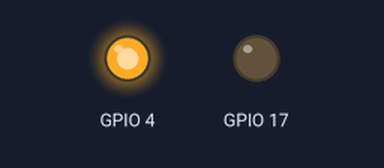
Recording of a program running on a simulated Raspberry Pi (BCM pin numbers). On the bench: output pins drawn as LEDs (lit = HIGH). At 4.0 s the program stops and its outputs stay as they are.

Above: at 0.1 s.
At 2.1 s:
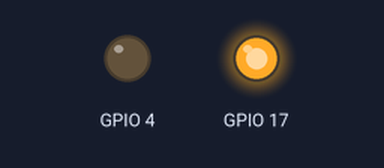
At 4.1 s:
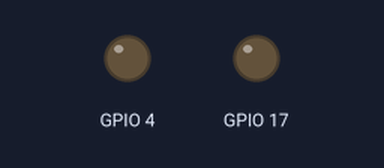
Timing chart, 0 to 5.5 s (numbered marks = the images above):
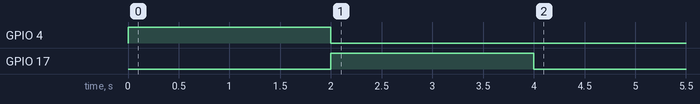

The program:

two_relais_2.py
```python
# working

import RPi.GPIO as GPIO
import time


GPIO.setmode(GPIO.BCM) # GPIO Nummern statt Board Nummern

#If true it will give out warning
GPIO.setwarnings(False)

def relais_runner(x, t):
    RELAIS_1_GPIO = x
    GPIO.setup(RELAIS_1_GPIO, GPIO.OUT) # GPIO Modus zuweisen
    GPIO.output(RELAIS_1_GPIO, GPIO.LOW) # aus
    GPIO.output(RELAIS_1_GPIO, GPIO.HIGH) # an

    time.sleep(t)

    GPIO.output(RELAIS_1_GPIO, GPIO.LOW) # aus

relais_runner(4,2)
relais_runner(17,2)
```

Measured:
- by itself, GPIO 4: LOW → HIGH at 0.00 s, → LOW 2.0 s later
- by itself, GPIO 17: LOW → HIGH at 2.0 s, → LOW 2.0 s later
